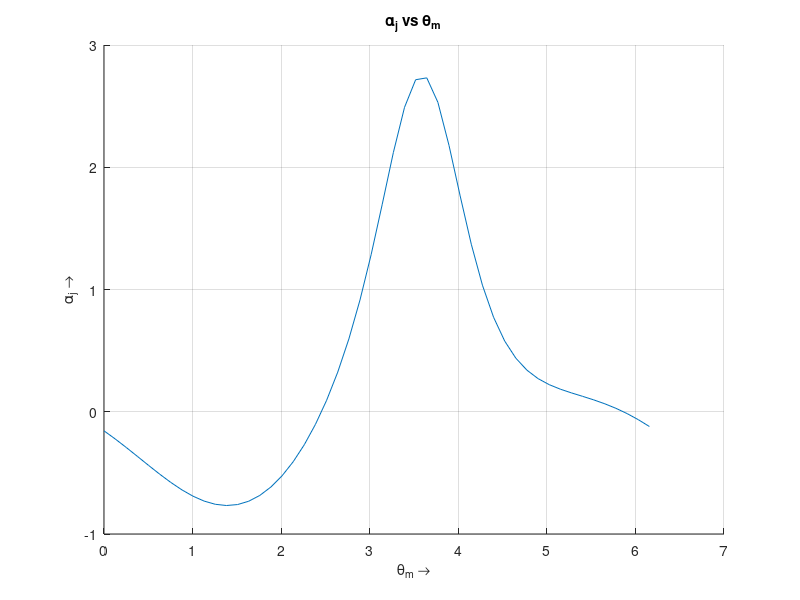
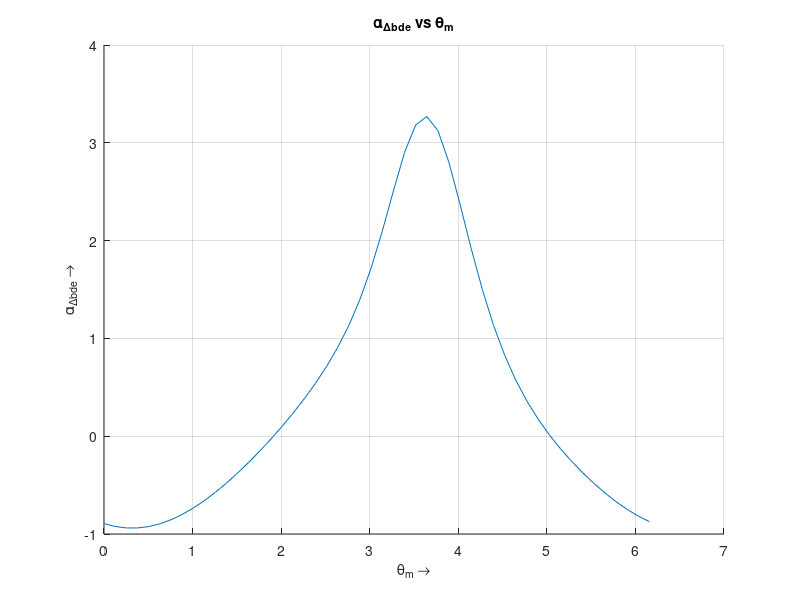
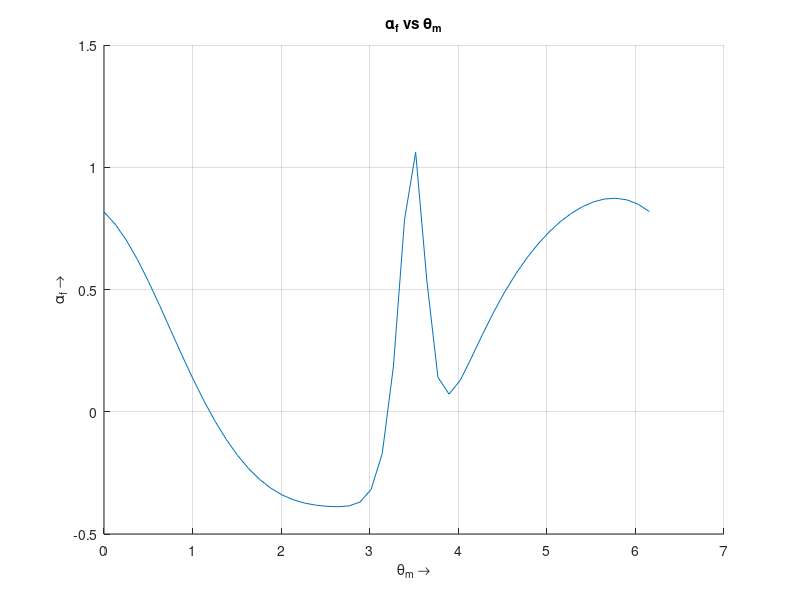
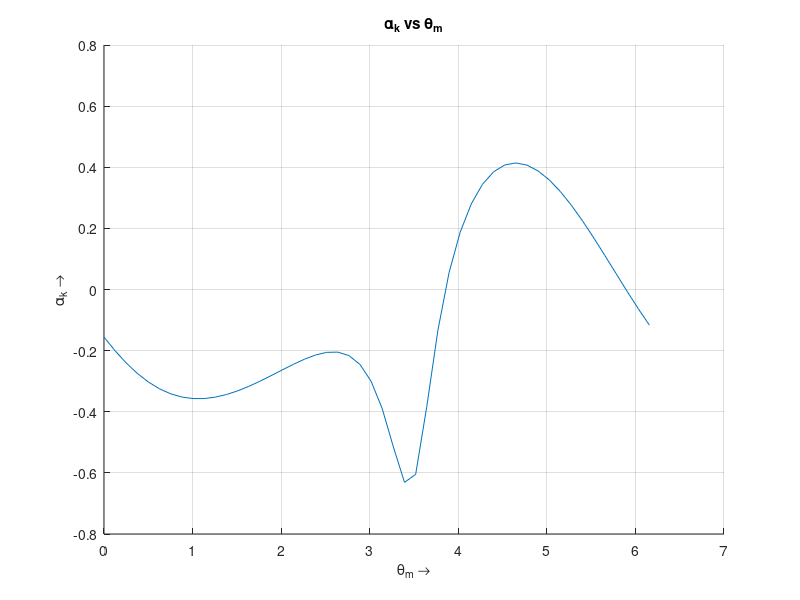

The MATLAB script that drew these images, in order:
%% ------------------------ Acceleration Analysis -----------------------
%
% Acc_Analysis.m
% Version 1.0
% Created by Vaibhav Patel
%
% This code presents Acceleration Analysis for Jansen Mechanism.

%% Length of Links (in mm) are defined in term of l1. 

li = 20;                % Input Link (cranck)
l1 = 3.33 * li;
l2 = 2.77 * li;
l3 = 3.72 * li;
l4 = 2.67 * li;
l5 = 2.63 * li;
l6 = 4.13 * li;
l7 = 2.62 * li;
l8 = 2.45 * li;
l9 = 3.27 * li;
l10 = 4.38 * li;
a = 0.52 * li;          % Ground Link
b = 2.53 * li;          % Ground Link and Origin is at this link's joint

%% Angles of Link with respect to Ground

tht_i(1) = 0;
tht_1(1) = 2.4609;
tht_2(1) = 1.2217;
tht_3(1) = 3.5779;
tht_4(1) = 2.7401;
tht_5(1) = 5.1138;
tht_6(1) = 3.9618;
tht_7(1) = 4.9916;
tht_8(1) = 2.6529;
tht_9(1) = 4.2807;
tht_10(1) = 1.8151;

%% Number of Iterations and Time Step

t = 50;
dt = 2 * pi / t;

%% Loop for Calculating all Accelerations

for i = 1:t
    
            %% Jacobian Matrix and RHS matrix for Angular Velocity 
    
    J1 = [ -l1*cos(tht_1(i)), l2*cos(tht_2(i));       % Jacobian Loop 1
           -l1*sin(tht_1(i)), l2*sin(tht_2(i));];
    
    RHS_J1_v = [li*cos(tht_i(i)); 
                li*sin(tht_i(i));];
        
    J2 = [ -l6*cos(tht_6(i)),  l7*cos(tht_7(i));      % Jacobian Loop 2
            l6*sin(tht_6(i)), -l7*sin(tht_7(i));];
    
    RHS_J2_v = [ li*cos(tht_i(i));
                -li*sin(tht_i(i));];
      
    J3 = [  l8*cos(tht_8(i)), -l5*cos(tht_5(i));      % Jacobian Loop 3
            l8*sin(tht_8(i)), -l5*sin(tht_5(i));];
    
    RHS_J3_v = [  l4*cos(tht_4(i)), -l7*cos(tht_7(i));
                  l4*sin(tht_4(i)), -l7*sin(tht_7(i));]; 
   
    % Asuming Angular Velocity of Crank to be 1 and fixed link to be 0
    omega_i = 1;
    
    % Angular Velocity for Link 1 and 2
    temp = (J1 \ RHS_J1_v) * omega_i; 
    omega_1(i) = temp(1);
    omega_2(i) = temp(2);
    omega_4(i) = omega_2(i);          % Common Centre and fixed angle
    
    % Angular Velocity for Link 6 and 7
    temp = (J2 \ RHS_J2_v) * omega_i; 
    omega_6(i) = temp(1);
    omega_7(i) = temp(2);
    
    % Angular Velocity for Link 8 and 5
    temp = (J3 \ RHS_J3_v) * [omega_4(i); omega_7(i)]; 
    omega_8(i) = temp(1);
    omega_5(i) = temp(2);
     
    %% Jacobian Matrix and RHS matrix for Angular Acceleration
    
    RHS_J1_a = [ -li*omega_i*sin(tht_i(i)) - l1*omega_1(i)*sin(tht_1(i)) - ...
                  l2*omega_2(i)*sin(tht_2(i));
                 -li*omega_i*cos(tht_i(i)) + l1*omega_1(i)*cos(tht_1(i)) - ...
                  l2*omega_2(i)*cos(tht_2(i));];
              
    % Angular Acceleration for Link 1 and 2
    
    temp = (J1 \ RHS_J1_a); 
    alpha_1(i) = temp(1);
    alpha_2(i) = temp(2);
    alpha_4(i) = alpha_2(i);                   % Common Centre and fixed angle     

    RHS_J2_a = [ -li*omega_i*sin(tht_i(i)) - l6*omega_6*sin(tht_6(i)) + ...
                  l7*omega_7*sin(tht_7(i));
                  li*omega_i*cos(tht_i(i)) - l6*omega_6*cos(tht_6(i)) + ...
                  l7*omega_7*cos(tht_7(i));];
          
    % Angular Acceleration for Link 6 and 7
    temp = (J2 \ RHS_J2_a); 
    alpha_6(i) = temp(1);
    alpha_7(i) = temp(2);          
          
    RHS_J3_a = [ l4*alpha_4(i)*cos(tht_4(i)) - l4*omega_4(i)*sin(tht_4(i)) - ...
                 l7*alpha_7(i)*cos(tht_7(i)) + l7*omega_7(i)*sin(tht_7(i)) + ...
                 l8*omega_8(i)*sin(tht_8(i)) - l5*omega_5(i)*sin(tht_5(i));
                 l4*alpha_4(i)*sin(tht_4(i)) + l4*omega_4(i)*cos(tht_4(i)) - ...
                 l7*alpha_7(i)*sin(tht_7(i)) - l7*omega_7(i)*cos(tht_7(i)) + ...
                -l8*omega_8(i)*cos(tht_8(i)) + l5*omega_5(i)*cos(tht_5(i)); ];

    % Angular Acceleration for Link 8 and 5
    temp = (J3 \ RHS_J3_a); 
    alpha_8(i) = temp(1);
    alpha_5(i) = temp(2);
    
    tht_i(i+1) = tht_i(i) + omega_i * dt;                   % Input Link (cranck)
    tht_1(i+1) = tht_1(i) + omega_1(i) * dt;   
    tht_2(i+1) = tht_2(i) + omega_2(i) * dt; 
    tht_4(i+1) = tht_4(i) + omega_4(i) * dt;
    tht_5(i+1) = tht_5(i) + omega_5(i) * dt;
    tht_6(i+1) = tht_6(i) + omega_6(i) * dt;
    tht_7(i+1) = tht_7(i) + omega_7(i) * dt;
    tht_8(i+1) = tht_8(i) + omega_8(i) * dt;
    
    tht_input(i) = tht_i(i);
    
end

%% Plotting Various Graphs

figure; hold on; grid on;
plot(tht_input,alpha_1);
title('\alpha_j vs \theta_m');
xlabel('\theta_m \rightarrow');
ylabel('\alpha_j \rightarrow');

figure; hold on; grid on;
plot(tht_input,alpha_2);
title('\alpha_{\Deltabde} vs \theta_m');
xlabel('\theta_m \rightarrow');
ylabel('\alpha_{\Deltabde} \rightarrow');

% figure; hold on; grid on;
% plot(tht_input,alpha_4);
% title('\alpha_4 vs \theta_m');
% xlabel('\theta_m \rightarrow');
% ylabel('\alpha_4 \rightarrow');

figure; hold on; grid on;
plot(tht_input,alpha_5);
title('\alpha_f vs \theta_m');
xlabel('\theta_m \rightarrow');
ylabel('\alpha_f \rightarrow');

figure; hold on; grid on;
plot(tht_input,alpha_6);
title('\alpha_k vs \theta_m');
xlabel('\theta_m \rightarrow');
ylabel('\alpha_k \rightarrow');

figure; hold on; grid on;
plot(tht_input,alpha_7);
title('\alpha_c vs \theta_m');
xlabel('\theta_m \rightarrow');
ylabel('\alpha_c \rightarrow');

figure; hold on; grid on;
plot(tht_input,alpha_8);
title('\alpha_{\Deltaghi} vs \theta_m');
xlabel('\theta_m \rightarrow');
ylabel('\alpha_{\Deltaghi} \rightarrow');